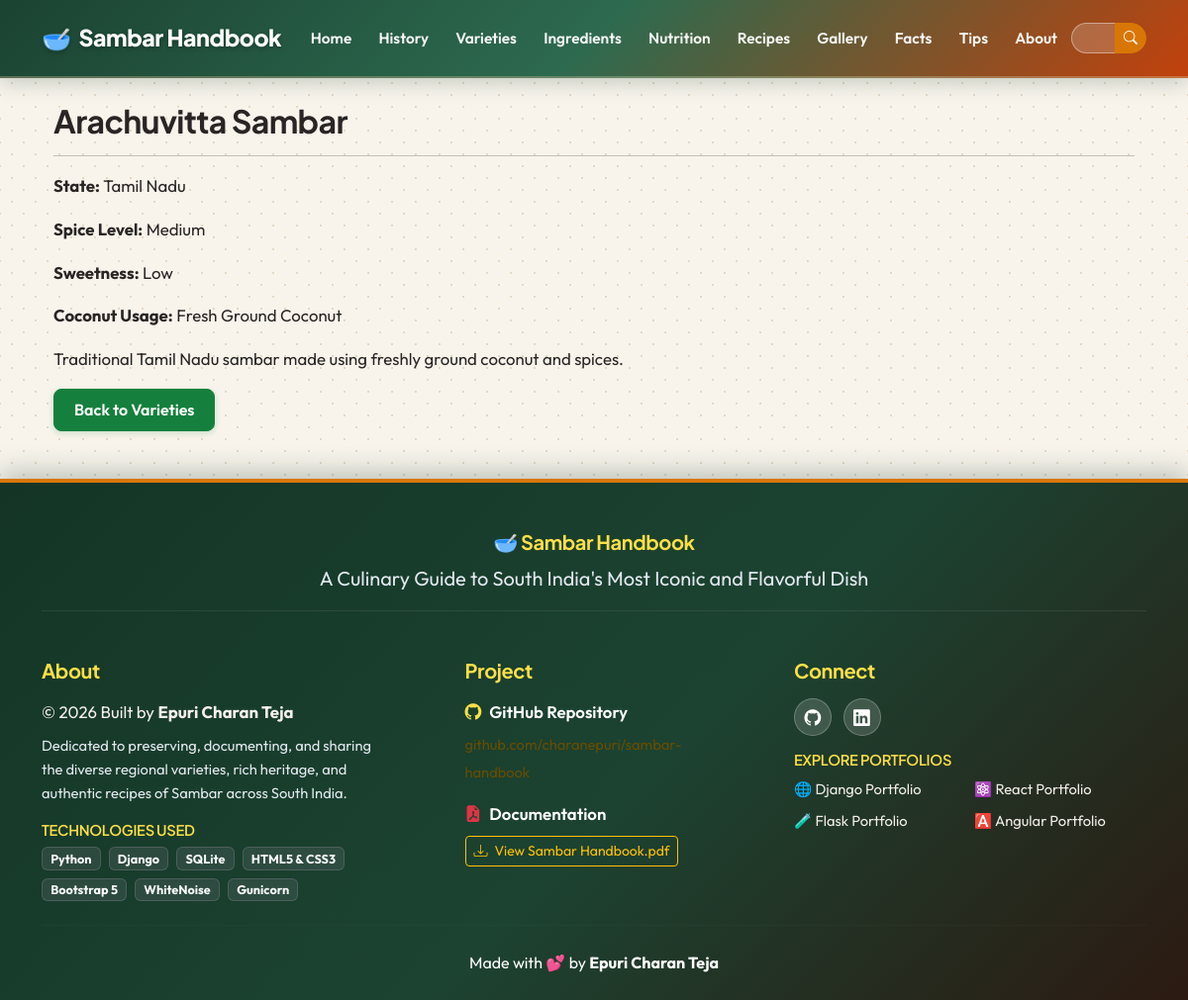
The page /variety/1/ on the database its author committed.
### handbook/models.py (models this page shows, shortened)
class StateVariety(models.Model):
    state = models.CharField(max_length = 100)
    variety_name = models.CharField(max_length = 100)
    description = models.TextField()
    spice_level = models.CharField(max_length = 50)
    sweetness = models.CharField(max_length = 50)
    coconut_usage = models.CharField(max_length = 100)

### handbook/views.py (the view)
# urls.py: path('variety/<int:id>/', views.variety_detail, name='variety_detail'),
def variety_detail(request, id):
    variety = get_object_or_404(
        StateVariety,
        id=id
    )
    return render(
        request,
        'handbook/variety_detail.html',
        {
            'variety': variety
        }
    )

### handbook/templates/handbook/variety_detail.html (shortened to what this page needs)
{% extends 'handbook/base.html' %}
{% block content %}
<div class="container">
    <h2>
        {{ variety.variety_name }}
    </h2>
    <hr>
    <p>
        <strong>State:</strong>
        {{ variety.state }}
    </p>
    <p>
        <strong>Spice Level:</strong>
        {{ variety.spice_level }}
    </p>
    <p>
        <strong>Sweetness:</strong>
        {{ variety.sweetness }}
    </p>
    <p>
        <strong>Coconut Usage:</strong>
        {{ variety.coconut_usage }}
    </p>
    <p>
        {{ variety.description }}
    </p>
    <a href="{% url 'varieties' %}"
       class="btn btn-success">
        Back to Varieties
    </a>
</div>
{% endblock %}

### handbook/static/handbook/css/style.css (style rules this page uses)
:root { --primary: #c2410c; --primary-hover: #9a3412; --primary-light: #ffedd5; --secondary: #d97706; --accent: #15803d; --accent-hover: #166534; --accent-light: #dcfce7; --dark: #1c1917; --dark-surface: #292524; --light-bg: #f8f4ec; --card-bg: #ffffff; --text-main: #292524; --text-muted: #57534e; --border-color: #e7e0d3; --shadow-sm: 0 4px 12px rgba(41, 37, 36, 0.06); --shadow-md: 0 10px 25px rgba(41, 37, 36, 0.09); --shadow-lg: 0 20px 40px rgba(41, 37, 36, 0.13); --radius-sm: 8px; --radius-md: 14px; --radius-lg: 20px; --radius-pill: 50px; --font-heading: 'Plus Jakarta Sans', system-ui, -apple-system, sans-serif; --font-body: 'Outfit', system-ui, -apple-system, sans-serif; }
body { background-color: var(--light-bg) !important; background-image: radial-gradient(#e5d8c3 0.85px, transparent 0.85px), radial-gradient(#e5d8c3 0.85px, var(--light-bg) 0.85px) !important; background-size: 24px 24px !important; background-position: 0 0, 12px 12px !important; color: var(--text-main); font-family: var(--font-body); font-size: 1.05rem; line-height: 1.65; -webkit-font-smoothing: antialiased; min-height: 100vh; display: flex; flex-direction: column; }
h1, h2, h3, h4, h5, h6, .navbar-brand { font-family: var(--font-heading); font-weight: 700; color: var(--text-main); letter-spacing: -0.02em; }
.btn-success { background-color: var(--accent) !important; border-color: var(--accent) !important; color: #fff !important; font-weight: 600; border-radius: var(--radius-sm); padding: 0.55rem 1.25rem; box-shadow: 0 2px 6px rgba(21, 128, 61, 0.2); transition: all 0.2s ease; }

### rows shown on the page
StateVariety: variety_name "Arachuvitta Sambar", state "Tamil Nadu", spice_level "Medium", sweetness "Low", coconut_usage "Fresh Ground Coconut", description "Traditional Tamil Nadu sambar made using freshly ground coconut and spices."
